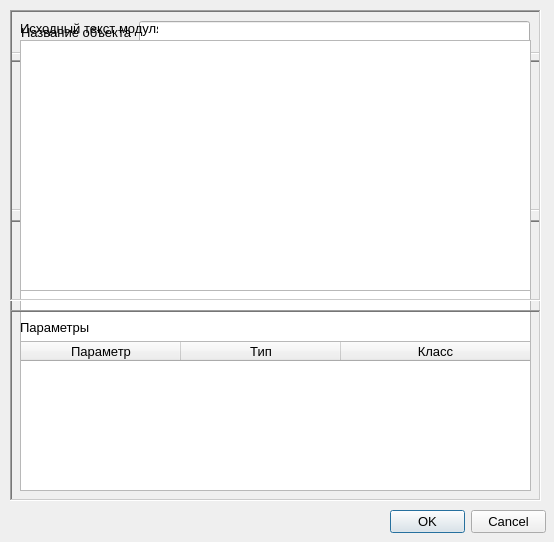
<?xml version="1.0" encoding="UTF-8"?>
<ui version="4.0">
 <class>QActorEditor</class>
 <widget class="QDialog" name="QActorEditor">
  <property name="windowModality">
   <enum>Qt::ApplicationModal</enum>
  </property>
  <property name="geometry">
   <rect>
    <x>0</x>
    <y>0</y>
    <width>554</width>
    <height>542</height>
   </rect>
  </property>
  <property name="sizePolicy">
   <sizepolicy hsizetype="Fixed" vsizetype="Fixed">
    <horstretch>0</horstretch>
    <verstretch>0</verstretch>
   </sizepolicy>
  </property>
  <property name="minimumSize">
   <size>
    <width>554</width>
    <height>542</height>
   </size>
  </property>
  <property name="maximumSize">
   <size>
    <width>554</width>
    <height>542</height>
   </size>
  </property>
  <property name="font">
   <font>
    <pointsize>10</pointsize>
   </font>
  </property>
  <property name="windowTitle">
   <string>Редактор объекта</string>
  </property>
  <property name="windowIcon">
   <iconset resource="resources.qrc">
    <normaloff>:/images/G.png</normaloff>:/images/G.png</iconset>
  </property>
  <property name="sizeGripEnabled">
   <bool>false</bool>
  </property>
  <property name="modal">
   <bool>true</bool>
  </property>
  <widget class="QDialogButtonBox" name="buttonBox">
   <property name="geometry">
    <rect>
     <x>390</x>
     <y>510</y>
     <width>156</width>
     <height>23</height>
    </rect>
   </property>
   <property name="orientation">
    <enum>Qt::Horizontal</enum>
   </property>
   <property name="standardButtons">
    <set>QDialogButtonBox::Cancel|QDialogButtonBox::Ok</set>
   </property>
  </widget>
  <widget class="QWidget" name="normalWidget" native="true">
   <property name="geometry">
    <rect>
     <x>0</x>
     <y>0</y>
     <width>554</width>
     <height>510</height>
    </rect>
   </property>
   <widget class="QFrame" name="frame_2">
    <property name="geometry">
     <rect>
      <x>10</x>
      <y>220</y>
      <width>531</width>
      <height>281</height>
     </rect>
    </property>
    <property name="frameShape">
     <enum>QFrame::WinPanel</enum>
    </property>
    <property name="frameShadow">
     <enum>QFrame::Sunken</enum>
    </property>
    <property name="lineWidth">
     <number>3</number>
    </property>
    <property name="midLineWidth">
     <number>1</number>
    </property>
    <widget class="QWidget" name="layoutWidget">
     <property name="geometry">
      <rect>
       <x>10</x>
       <y>149</y>
       <width>511</width>
       <height>121</height>
      </rect>
     </property>
     <layout class="QVBoxLayout" name="verticalLayout_2">
      <item>
       <layout class="QHBoxLayout" name="horizontalLayout_3">
        <item>
         <widget class="QLabel" name="descriptionBMLbl">
          <property name="text">
           <string>Описание параметра базового модуля</string>
          </property>
         </widget>
        </item>
        <item>
         <widget class="QLabel" name="descriptionPOLbl">
          <property name="text">
           <string>Описание данного предметной области</string>
          </property>
         </widget>
        </item>
       </layout>
      </item>
      <item>
       <layout class="QHBoxLayout" name="horizontalLayout_4">
        <item>
         <widget class="QLabel" name="descriptionBMLbl_2">
          <property name="sizePolicy">
           <sizepolicy hsizetype="MinimumExpanding" vsizetype="MinimumExpanding">
            <horstretch>0</horstretch>
            <verstretch>0</verstretch>
           </sizepolicy>
          </property>
          <property name="frameShape">
           <enum>QFrame::Box</enum>
          </property>
          <property name="frameShadow">
           <enum>QFrame::Plain</enum>
          </property>
          <property name="text">
           <string/>
          </property>
          <property name="textFormat">
           <enum>Qt::PlainText</enum>
          </property>
          <property name="alignment">
           <set>Qt::AlignLeading|Qt::AlignLeft|Qt::AlignTop</set>
          </property>
          <property name="wordWrap">
           <bool>true</bool>
          </property>
          <property name="textInteractionFlags">
           <set>Qt::LinksAccessibleByMouse|Qt::TextSelectableByMouse</set>
          </property>
         </widget>
        </item>
        <item>
         <widget class="QLabel" name="descriptionPOLbl_2">
          <property name="sizePolicy">
           <sizepolicy hsizetype="MinimumExpanding" vsizetype="MinimumExpanding">
            <horstretch>0</horstretch>
            <verstretch>0</verstretch>
           </sizepolicy>
          </property>
          <property name="frameShape">
           <enum>QFrame::Box</enum>
          </property>
          <property name="text">
           <string/>
          </property>
          <property name="textFormat">
           <enum>Qt::PlainText</enum>
          </property>
          <property name="alignment">
           <set>Qt::AlignLeading|Qt::AlignLeft|Qt::AlignTop</set>
          </property>
          <property name="wordWrap">
           <bool>true</bool>
          </property>
          <property name="textInteractionFlags">
           <set>Qt::LinksAccessibleByMouse|Qt::TextSelectableByMouse</set>
          </property>
         </widget>
        </item>
       </layout>
      </item>
     </layout>
    </widget>
    <widget class="QWidget" name="layoutWidget">
     <property name="geometry">
      <rect>
       <x>10</x>
       <y>12</y>
       <width>511</width>
       <height>131</height>
      </rect>
     </property>
     <layout class="QVBoxLayout" name="verticalLayout_3">
      <item>
       <widget class="QLabel" name="paramsNormalLbl">
        <property name="text">
         <string>Параметры</string>
        </property>
       </widget>
      </item>
      <item>
       <widget class="QTableWidget" name="paramsNormalTable">
        <property name="focusPolicy">
         <enum>Qt::StrongFocus</enum>
        </property>
        <property name="editTriggers">
         <set>QAbstractItemView::NoEditTriggers</set>
        </property>
        <property name="showDropIndicator" stdset="0">
         <bool>false</bool>
        </property>
        <property name="dragDropOverwriteMode">
         <bool>false</bool>
        </property>
        <property name="selectionMode">
         <enum>QAbstractItemView::SingleSelection</enum>
        </property>
        <property name="selectionBehavior">
         <enum>QAbstractItemView::SelectRows</enum>
        </property>
        <property name="cornerButtonEnabled">
         <bool>false</bool>
        </property>
        <attribute name="horizontalHeaderCascadingSectionResizes">
         <bool>true</bool>
        </attribute>
        <attribute name="horizontalHeaderDefaultSectionSize">
         <number>165</number>
        </attribute>
        <attribute name="horizontalHeaderMinimumSectionSize">
         <number>160</number>
        </attribute>
        <attribute name="horizontalHeaderStretchLastSection">
         <bool>true</bool>
        </attribute>
        <attribute name="verticalHeaderDefaultSectionSize">
         <number>22</number>
        </attribute>
        <attribute name="verticalHeaderDefaultSectionSize">
         <number>22</number>
        </attribute>
        <attribute name="horizontalHeaderStretchLastSection">
         <bool>true</bool>
        </attribute>
        <attribute name="horizontalHeaderCascadingSectionResizes">
         <bool>true</bool>
        </attribute>
        <attribute name="horizontalHeaderMinimumSectionSize">
         <number>160</number>
        </attribute>
        <attribute name="horizontalHeaderDefaultSectionSize">
         <number>165</number>
        </attribute>
        <column>
         <property name="text">
          <string>Имя параметра</string>
         </property>
        </column>
        <column>
         <property name="text">
          <string>Тип</string>
         </property>
        </column>
        <column>
         <property name="text">
          <string>Данное ПО</string>
         </property>
        </column>
       </widget>
      </item>
     </layout>
    </widget>
   </widget>
   <widget class="QFrame" name="frame">
    <property name="geometry">
     <rect>
      <x>10</x>
      <y>60</y>
      <width>531</width>
      <height>151</height>
     </rect>
    </property>
    <property name="frameShape">
     <enum>QFrame::WinPanel</enum>
    </property>
    <property name="frameShadow">
     <enum>QFrame::Sunken</enum>
    </property>
    <property name="lineWidth">
     <number>3</number>
    </property>
    <property name="midLineWidth">
     <number>1</number>
    </property>
    <widget class="QWidget" name="layoutWidget">
     <property name="geometry">
      <rect>
       <x>10</x>
       <y>10</y>
       <width>511</width>
       <height>131</height>
      </rect>
     </property>
     <layout class="QVBoxLayout" name="verticalLayout">
      <item>
       <layout class="QHBoxLayout" name="horizontalLayout_2">
        <item>
         <widget class="QLabel" name="baseModuleLbl">
          <property name="text">
           <string>Базовый модуль</string>
          </property>
         </widget>
        </item>
        <item>
         <widget class="QLabel" name="descriptionLbl">
          <property name="text">
           <string>Описание модуля</string>
          </property>
         </widget>
        </item>
       </layout>
      </item>
      <item>
       <layout class="QHBoxLayout" name="horizontalLayout">
        <item>
         <widget class="QListWidget" name="baseModuleList"/>
        </item>
        <item>
         <widget class="QLabel" name="descriptionLbl_2">
          <property name="sizePolicy">
           <sizepolicy hsizetype="MinimumExpanding" vsizetype="MinimumExpanding">
            <horstretch>0</horstretch>
            <verstretch>0</verstretch>
           </sizepolicy>
          </property>
          <property name="minimumSize">
           <size>
            <width>53</width>
            <height>0</height>
           </size>
          </property>
          <property name="frameShape">
           <enum>QFrame::Box</enum>
          </property>
          <property name="text">
           <string/>
          </property>
          <property name="textFormat">
           <enum>Qt::PlainText</enum>
          </property>
          <property name="alignment">
           <set>Qt::AlignLeading|Qt::AlignLeft|Qt::AlignTop</set>
          </property>
          <property name="wordWrap">
           <bool>true</bool>
          </property>
          <property name="textInteractionFlags">
           <set>Qt::LinksAccessibleByMouse|Qt::TextSelectableByMouse</set>
          </property>
         </widget>
        </item>
       </layout>
      </item>
     </layout>
    </widget>
   </widget>
   <widget class="QFrame" name="frame">
    <property name="geometry">
     <rect>
      <x>10</x>
      <y>10</y>
      <width>531</width>
      <height>44</height>
     </rect>
    </property>
    <property name="frameShape">
     <enum>QFrame::WinPanel</enum>
    </property>
    <property name="frameShadow">
     <enum>QFrame::Sunken</enum>
    </property>
    <property name="lineWidth">
     <number>3</number>
    </property>
    <property name="midLineWidth">
     <number>1</number>
    </property>
    <layout class="QHBoxLayout" name="horizontalLayout_5">
     <item>
      <widget class="QLabel" name="actorNameLbl">
       <property name="font">
        <font>
         <pointsize>10</pointsize>
        </font>
       </property>
       <property name="frameShape">
        <enum>QFrame::NoFrame</enum>
       </property>
       <property name="text">
        <string>Название объекта</string>
       </property>
      </widget>
     </item>
     <item>
      <widget class="QLineEdit" name="actorNameEdt">
       <property name="font">
        <font>
         <pointsize>10</pointsize>
        </font>
       </property>
       <property name="maxLength">
        <number>254</number>
       </property>
      </widget>
     </item>
    </layout>
   </widget>
  </widget>
  <widget class="QWidget" name="inlineWidget" native="true">
   <property name="geometry">
    <rect>
     <x>0</x>
     <y>0</y>
     <width>554</width>
     <height>510</height>
    </rect>
   </property>
   <widget class="QFrame" name="frame_4">
    <property name="geometry">
     <rect>
      <x>10</x>
      <y>10</y>
      <width>531</width>
      <height>291</height>
     </rect>
    </property>
    <property name="frameShape">
     <enum>QFrame::WinPanel</enum>
    </property>
    <property name="frameShadow">
     <enum>QFrame::Sunken</enum>
    </property>
    <property name="lineWidth">
     <number>3</number>
    </property>
    <property name="midLineWidth">
     <number>1</number>
    </property>
    <widget class="QLabel" name="inlineModuleTxtLbl">
     <property name="geometry">
      <rect>
       <x>10</x>
       <y>10</y>
       <width>138</width>
       <height>16</height>
      </rect>
     </property>
     <property name="text">
      <string>Исходный текст модуля</string>
     </property>
    </widget>
    <widget class="QPlainTextEdit" name="inlineModuleTxtEdt">
     <property name="geometry">
      <rect>
       <x>10</x>
       <y>30</y>
       <width>511</width>
       <height>251</height>
      </rect>
     </property>
     <property name="maximumBlockCount">
      <number>0</number>
     </property>
    </widget>
   </widget>
   <widget class="QFrame" name="frame_5">
    <property name="geometry">
     <rect>
      <x>10</x>
      <y>310</y>
      <width>531</width>
      <height>191</height>
     </rect>
    </property>
    <property name="frameShape">
     <enum>QFrame::WinPanel</enum>
    </property>
    <property name="frameShadow">
     <enum>QFrame::Sunken</enum>
    </property>
    <property name="lineWidth">
     <number>3</number>
    </property>
    <property name="midLineWidth">
     <number>1</number>
    </property>
    <widget class="QWidget" name="layoutWidget_2">
     <property name="geometry">
      <rect>
       <x>10</x>
       <y>10</y>
       <width>511</width>
       <height>171</height>
      </rect>
     </property>
     <layout class="QVBoxLayout" name="verticalLayout_4">
      <item>
       <widget class="QLabel" name="paramsInlineLbl">
        <property name="text">
         <string>Параметры</string>
        </property>
       </widget>
      </item>
      <item>
       <widget class="QTableWidget" name="paramsInlineTable">
        <property name="editTriggers">
         <set>QAbstractItemView::NoEditTriggers</set>
        </property>
        <property name="showDropIndicator" stdset="0">
         <bool>false</bool>
        </property>
        <property name="dragDropOverwriteMode">
         <bool>false</bool>
        </property>
        <property name="selectionMode">
         <enum>QAbstractItemView::SingleSelection</enum>
        </property>
        <property name="selectionBehavior">
         <enum>QAbstractItemView::SelectRows</enum>
        </property>
        <property name="cornerButtonEnabled">
         <bool>false</bool>
        </property>
        <attribute name="horizontalHeaderCascadingSectionResizes">
         <bool>true</bool>
        </attribute>
        <attribute name="horizontalHeaderDefaultSectionSize">
         <number>160</number>
        </attribute>
        <attribute name="horizontalHeaderMinimumSectionSize">
         <number>160</number>
        </attribute>
        <attribute name="horizontalHeaderStretchLastSection">
         <bool>true</bool>
        </attribute>
        <attribute name="verticalHeaderDefaultSectionSize">
         <number>22</number>
        </attribute>
        <attribute name="verticalHeaderDefaultSectionSize">
         <number>22</number>
        </attribute>
        <attribute name="horizontalHeaderStretchLastSection">
         <bool>true</bool>
        </attribute>
        <attribute name="horizontalHeaderCascadingSectionResizes">
         <bool>true</bool>
        </attribute>
        <attribute name="horizontalHeaderMinimumSectionSize">
         <number>160</number>
        </attribute>
        <attribute name="horizontalHeaderDefaultSectionSize">
         <number>160</number>
        </attribute>
        <column>
         <property name="text">
          <string>Параметр</string>
         </property>
        </column>
        <column>
         <property name="text">
          <string>Тип</string>
         </property>
        </column>
        <column>
         <property name="text">
          <string>Класс</string>
         </property>
        </column>
       </widget>
      </item>
     </layout>
    </widget>
   </widget>
  </widget>
 </widget>
 <tabstops>
  <tabstop>actorNameEdt</tabstop>
  <tabstop>baseModuleList</tabstop>
  <tabstop>paramsNormalTable</tabstop>
  <tabstop>inlineModuleTxtEdt</tabstop>
  <tabstop>paramsInlineTable</tabstop>
  <tabstop>buttonBox</tabstop>
 </tabstops>
 <resources>
  <include location="resources.qrc"/>
 </resources>
 <connections>
  <connection>
   <sender>buttonBox</sender>
   <signal>accepted()</signal>
   <receiver>QActorEditor</receiver>
   <slot>accept()</slot>
   <hints>
    <hint type="sourcelabel">
     <x>248</x>
     <y>254</y>
    </hint>
    <hint type="destinationlabel">
     <x>157</x>
     <y>274</y>
    </hint>
   </hints>
  </connection>
  <connection>
   <sender>buttonBox</sender>
   <signal>rejected()</signal>
   <receiver>QActorEditor</receiver>
   <slot>reject()</slot>
   <hints>
    <hint type="sourcelabel">
     <x>316</x>
     <y>260</y>
    </hint>
    <hint type="destinationlabel">
     <x>286</x>
     <y>274</y>
    </hint>
   </hints>
  </connection>
  <connection>
   <sender>actorNameEdt</sender>
   <signal>textChanged(QString)</signal>
   <receiver>QActorEditor</receiver>
   <slot>enableOkButton()</slot>
   <hints>
    <hint type="sourcelabel">
     <x>331</x>
     <y>31</y>
    </hint>
    <hint type="destinationlabel">
     <x>276</x>
     <y>270</y>
    </hint>
   </hints>
  </connection>
  <connection>
   <sender>inlineModuleTxtEdt</sender>
   <signal>textChanged()</signal>
   <receiver>QActorEditor</receiver>
   <slot>enableOkButton()</slot>
   <hints>
    <hint type="sourcelabel">
     <x>275</x>
     <y>165</y>
    </hint>
    <hint type="destinationlabel">
     <x>276</x>
     <y>270</y>
    </hint>
   </hints>
  </connection>
 </connections>
 <designerdata>
  <property name="gridDeltaX">
   <number>10</number>
  </property>
  <property name="gridDeltaY">
   <number>10</number>
  </property>
  <property name="gridSnapX">
   <bool>true</bool>
  </property>
  <property name="gridSnapY">
   <bool>true</bool>
  </property>
  <property name="gridVisible">
   <bool>true</bool>
  </property>
 </designerdata>
 <slots>
  <slot>enableOkButton()</slot>
 </slots>
</ui>
